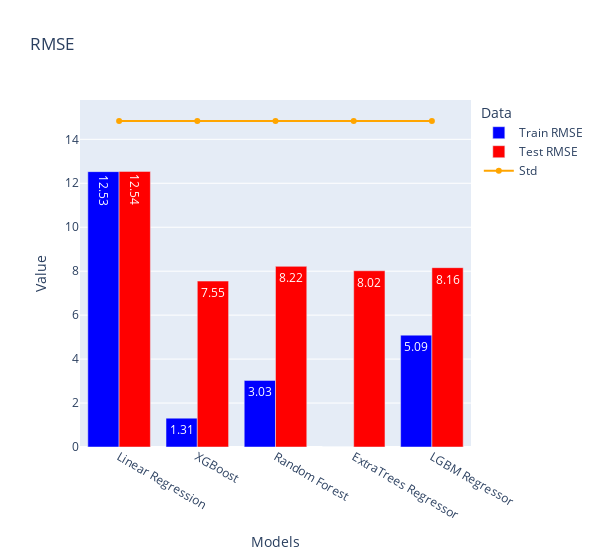

Here is the notebook cell this chart was saved with:
### Code cell
fig = go.Figure()

# Bar chart for RMSE
fig.add_trace(go.Bar(
    x=models,
    y=train_rmse,
    name='Train RMSE',
    marker_color='blue',
    text=train_rmse,  # Add this line to specify the text for each bar
    # 'auto' places the text inside the bars; you can also use 'outside' or 'inside'
    textposition='auto'
))

fig.add_trace(go.Bar(
    x=models,
    y=test_rmse,
    name='Test RMSE',
    marker_color='red',
    text=test_rmse,  # Add this line to specify the text for each bar
    # 'auto' places the text inside the bars; you can also use 'outside' or 'inside'
    textposition='auto'
))
# Update the layout
fig.update_layout(
    barmode='group',
    title='RMSE',
    xaxis_title='Models',
    yaxis_title='Value',
    legend_title='Data',
    width=600,
    # plot_bgcolor='rgba(0,0,0,0)',  # Set plot background color to transparent
    # paper_bgcolor='rgba(0,0,0,0)'
)

# # Line chart for std
# fig.add_trace(go.Scatter(
#     x=models,
#     y=[stdev for model in models],
#     mode='lines+markers',
#     name='Std',
#     line=dict(color='green', width=2)
# ))

# Line chart for std
fig.add_trace(go.Scatter(
    x=models,
    y=[standard_deviation for i in range(len(models))],
    mode='lines+markers',
    name='Std',
    line=dict(color='orange', width=2)
))
fig.show()

### Figure 1 — Plotly figure (JSON) as saved in the notebook; plotly's stock layout.template omitted (floating-point values rounded to 4 significant figures)
{"data": [{"marker": {"color": "blue"}, "name": "Train RMSE", "text": ["12.53", "1.31", "3.03", "0.0", "5.09"], "textposition": "auto", "type": "bar", "x": ["Linear Regression", "XGBoost", "Random Forest", "ExtraTrees Regressor", "LGBM Regressor"], "y": [12.53, 1.31, 3.03, 0, 5.09]}, {"marker": {"color": "red"}, "name": "Test RMSE", "text": ["12.54", "7.55", "8.22", "8.02", "8.16"], "textposition": "auto", "type": "bar", "x": ["Linear Regression", "XGBoost", "Random Forest", "ExtraTrees Regressor", "LGBM Regressor"], "y": [12.54, 7.55, 8.22, 8.02, 8.16]}, {"line": {"color": "orange", "width": 2}, "mode": "lines+markers", "name": "Std", "type": "scatter", "x": ["Linear Regression", "XGBoost", "Random Forest", "ExtraTrees Regressor", "LGBM Regressor"], "y": [14.83, 14.83, 14.83, 14.83, 14.83]}], "layout": {"barmode": "group", "legend": {"title": {"text": "Data"}}, "title": {"text": "RMSE"}, "width": 600, "xaxis": {"title": {"text": "Models"}}, "yaxis": {"title": {"text": "Value"}}}}
